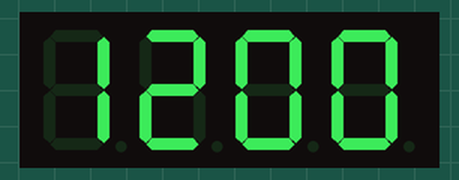
Simulated run of this sketch. Board: Arduino Uno, built with avr-gcc and run on an emulated ATmega328P. On the bench: 4-digit seven-segment display.

Above: at 0.6 s.
At 64.6 s:
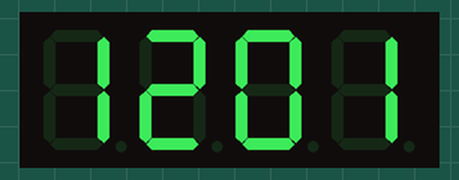
At 129.27 s:
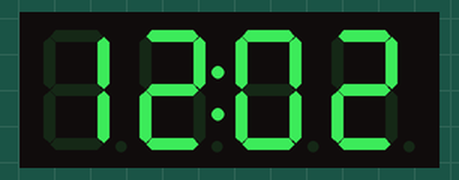

The sketch:

A04_Grove_7seg_TM1637_clock.ino
```cpp
// (licence header left out)
#include <TimerOne.h>
#include "TM1637.h"
#define ON 1
#define OFF 0

int8_t TimeDisp[] = {0x00,0x00,0x00,0x00};
unsigned char ClockPoint = 1;
unsigned char Update;
unsigned char halfsecond = 0;
unsigned char second;
unsigned char minute = 0;
unsigned char hour = 12;


#define CLK 19//pins definitions for TM1637 and can be changed to other ports
#define DIO 18
TM1637 tm1637(CLK,DIO);

void setup()
{
  tm1637.set();
  tm1637.init();
  Timer1.initialize(500000);//timing for 500ms
  Timer1.attachInterrupt(TimingISR);//declare the interrupt serve routine:TimingISR
}
void loop()
{
  if(Update == ON)
  {
    TimeUpdate();
    tm1637.display(TimeDisp);
  }

}
void TimingISR()
{
  halfsecond ++;
  Update = ON;
  if(halfsecond == 2){
    second ++;
    if(second == 60){
      minute ++;
      if(minute == 60){
        hour ++;
        if(hour == 24){
          hour = 0;
          minute = 0;
        }
      }
      second = 0;
    }
    halfsecond = 0;
  }
  // Serial.println(second);
  ClockPoint = (~ClockPoint) & 0x01;
}
void TimeUpdate(void)
{
  if(ClockPoint){
    tm1637.point(POINT_ON);
  }
  else{
    tm1637.point(POINT_OFF);
  }
  TimeDisp[0] = hour / 10;
  TimeDisp[1] = hour % 10;
  TimeDisp[2] = minute / 10;
  TimeDisp[3] = minute % 10;
  Update = OFF;
}
```
